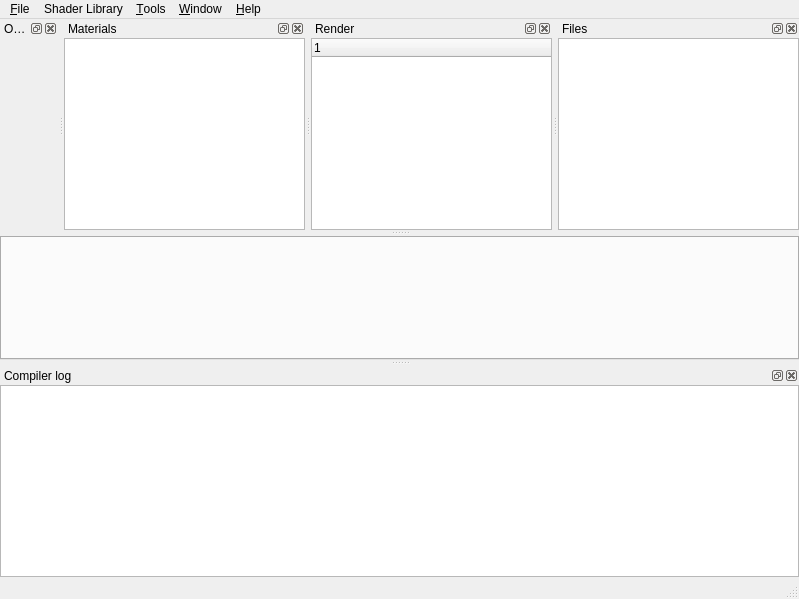
<?xml version="1.0" encoding="UTF-8"?>
<ui version="4.0">
 <class>MainWindow</class>
 <widget class="QMainWindow" name="MainWindow">
  <property name="geometry">
   <rect>
    <x>0</x>
    <y>0</y>
    <width>799</width>
    <height>599</height>
   </rect>
  </property>
  <property name="windowTitle">
   <string>GLSL Lab</string>
  </property>
  <property name="windowIcon">
   <iconset resource="../gfx/gfx.qrc">
    <normaloff>:/icons/logo.png</normaloff>:/icons/logo.png</iconset>
  </property>
  <widget class="QWidget" name="centralwidget">
   <layout class="QGridLayout" name="gridLayout">
    <property name="margin">
     <number>0</number>
    </property>
    <item row="0" column="0">
     <widget class="QTabWidget" name="editor_tabs">
      <property name="tabsClosable">
       <bool>true</bool>
      </property>
     </widget>
    </item>
   </layout>
  </widget>
  <widget class="QMenuBar" name="menubar">
   <property name="geometry">
    <rect>
     <x>0</x>
     <y>0</y>
     <width>799</width>
     <height>22</height>
    </rect>
   </property>
   <widget class="QMenu" name="menu_file">
    <property name="title">
     <string>&amp;File</string>
    </property>
    <addaction name="action_newproject"/>
    <addaction name="action_new"/>
    <addaction name="action_open"/>
    <addaction name="separator"/>
    <addaction name="action_saveproject"/>
    <addaction name="action_save"/>
    <addaction name="action_saveas"/>
    <addaction name="action_export"/>
    <addaction name="separator"/>
    <addaction name="action_quit"/>
   </widget>
   <widget class="QMenu" name="menu_Help">
    <property name="title">
     <string>&amp;Help</string>
    </property>
    <addaction name="action_about"/>
   </widget>
   <widget class="QMenu" name="menuShader_Library">
    <property name="title">
     <string>Shader Library</string>
    </property>
    <addaction name="action_libopen"/>
    <addaction name="action_libexample"/>
    <addaction name="action_import"/>
   </widget>
   <widget class="QMenu" name="menuTools">
    <property name="title">
     <string>&amp;Tools</string>
    </property>
    <addaction name="action_sandbox_compiler"/>
    <addaction name="action_autosave_layout"/>
    <addaction name="action_reset_layout"/>
    <addaction name="separator"/>
    <addaction name="action_reload"/>
   </widget>
   <widget class="QMenu" name="menu_Window">
    <property name="title">
     <string>&amp;Window</string>
    </property>
    <addaction name="action_glwidget"/>
    <addaction name="action_material_properties"/>
    <addaction name="action_render_properties"/>
    <addaction name="action_file_list"/>
    <addaction name="action_error_log"/>
   </widget>
   <addaction name="menu_file"/>
   <addaction name="menuShader_Library"/>
   <addaction name="menuTools"/>
   <addaction name="menu_Window"/>
   <addaction name="menu_Help"/>
  </widget>
  <widget class="QStatusBar" name="statusbar"/>
  <widget class="QDockWidget" name="errordock">
   <property name="minimumSize">
    <size>
     <width>84</width>
     <height>109</height>
    </size>
   </property>
   <property name="windowTitle">
    <string>Compiler log</string>
   </property>
   <attribute name="dockWidgetArea">
    <number>8</number>
   </attribute>
   <widget class="QTableWidget" name="error_list">
    <property name="editTriggers">
     <set>QAbstractItemView::NoEditTriggers</set>
    </property>
    <property name="showDropIndicator" stdset="0">
     <bool>false</bool>
    </property>
    <property name="selectionMode">
     <enum>QAbstractItemView::SingleSelection</enum>
    </property>
    <property name="selectionBehavior">
     <enum>QAbstractItemView::SelectRows</enum>
    </property>
    <property name="verticalScrollMode">
     <enum>QAbstractItemView::ScrollPerPixel</enum>
    </property>
    <property name="horizontalScrollMode">
     <enum>QAbstractItemView::ScrollPerPixel</enum>
    </property>
    <property name="showGrid">
     <bool>true</bool>
    </property>
    <property name="gridStyle">
     <enum>Qt::DotLine</enum>
    </property>
    <property name="rowCount">
     <number>0</number>
    </property>
    <property name="columnCount">
     <number>3</number>
    </property>
    <attribute name="horizontalHeaderVisible">
     <bool>false</bool>
    </attribute>
    <attribute name="horizontalHeaderMinimumSectionSize">
     <number>80</number>
    </attribute>
    <attribute name="horizontalHeaderStretchLastSection">
     <bool>true</bool>
    </attribute>
    <attribute name="verticalHeaderVisible">
     <bool>false</bool>
    </attribute>
    <column/>
    <column/>
    <column/>
   </widget>
  </widget>
  <widget class="QDockWidget" name="gldock">
   <property name="windowTitle">
    <string>OpenGL render</string>
   </property>
   <attribute name="dockWidgetArea">
    <number>4</number>
   </attribute>
   <widget class="GLWidget" name="gl_widget"/>
  </widget>
  <widget class="QDockWidget" name="shaderdock">
   <property name="windowTitle">
    <string>Materials</string>
   </property>
   <attribute name="dockWidgetArea">
    <number>4</number>
   </attribute>
   <widget class="MaterialProperties" name="material_properties">
    <property name="verticalScrollMode">
     <enum>QAbstractItemView::ScrollPerPixel</enum>
    </property>
    <property name="headerHidden">
     <bool>true</bool>
    </property>
   </widget>
  </widget>
  <widget class="QDockWidget" name="renderdock">
   <property name="features">
    <set>QDockWidget::AllDockWidgetFeatures</set>
   </property>
   <property name="windowTitle">
    <string>Render</string>
   </property>
   <attribute name="dockWidgetArea">
    <number>4</number>
   </attribute>
   <widget class="RenderPassProperties" name="renderpass_properties"/>
  </widget>
  <widget class="QDockWidget" name="filesdock">
   <property name="features">
    <set>QDockWidget::AllDockWidgetFeatures</set>
   </property>
   <property name="windowTitle">
    <string>Files</string>
   </property>
   <attribute name="dockWidgetArea">
    <number>4</number>
   </attribute>
   <widget class="FileList" name="filelist">
    <property name="selectionBehavior">
     <enum>QAbstractItemView::SelectRows</enum>
    </property>
    <property name="verticalScrollMode">
     <enum>QAbstractItemView::ScrollPerPixel</enum>
    </property>
    <property name="horizontalScrollMode">
     <enum>QAbstractItemView::ScrollPerPixel</enum>
    </property>
    <property name="sortingEnabled">
     <bool>true</bool>
    </property>
    <property name="columnCount">
     <number>1</number>
    </property>
    <attribute name="headerVisible">
     <bool>false</bool>
    </attribute>
    <column>
     <property name="text">
      <string notr="true">1</string>
     </property>
    </column>
   </widget>
  </widget>
  <action name="action_save">
   <property name="text">
    <string>&amp;Save File</string>
   </property>
   <property name="shortcut">
    <string>Ctrl+S</string>
   </property>
  </action>
  <action name="action_open">
   <property name="text">
    <string>&amp;Open Project...</string>
   </property>
   <property name="toolTip">
    <string>Open</string>
   </property>
   <property name="shortcut">
    <string>Ctrl+O</string>
   </property>
  </action>
  <action name="action_newproject">
   <property name="enabled">
    <bool>false</bool>
   </property>
   <property name="text">
    <string>&amp;New Project</string>
   </property>
   <property name="shortcut">
    <string>Ctrl+N</string>
   </property>
  </action>
  <action name="action_saveas">
   <property name="enabled">
    <bool>false</bool>
   </property>
   <property name="text">
    <string>Save File &amp;As...</string>
   </property>
   <property name="shortcut">
    <string>Ctrl+Shift+S</string>
   </property>
  </action>
  <action name="action_quit">
   <property name="enabled">
    <bool>false</bool>
   </property>
   <property name="text">
    <string>&amp;Quit</string>
   </property>
   <property name="shortcut">
    <string>Ctrl+Q</string>
   </property>
  </action>
  <action name="action_about">
   <property name="text">
    <string>&amp;About</string>
   </property>
  </action>
  <action name="action_new">
   <property name="enabled">
    <bool>false</bool>
   </property>
   <property name="text">
    <string>New &amp;File</string>
   </property>
  </action>
  <action name="action_saveproject">
   <property name="text">
    <string>Save Project</string>
   </property>
  </action>
  <action name="action_export">
   <property name="enabled">
    <bool>false</bool>
   </property>
   <property name="text">
    <string>Export...</string>
   </property>
  </action>
  <action name="action_libexample">
   <property name="enabled">
    <bool>false</bool>
   </property>
   <property name="text">
    <string>Open Example</string>
   </property>
  </action>
  <action name="action_libopen">
   <property name="enabled">
    <bool>false</bool>
   </property>
   <property name="text">
    <string>Open Library</string>
   </property>
  </action>
  <action name="action_import">
   <property name="enabled">
    <bool>false</bool>
   </property>
   <property name="text">
    <string>Import</string>
   </property>
  </action>
  <action name="action_autosave">
   <property name="checkable">
    <bool>true</bool>
   </property>
   <property name="checked">
    <bool>true</bool>
   </property>
   <property name="enabled">
    <bool>false</bool>
   </property>
   <property name="text">
    <string>Autosave Project</string>
   </property>
  </action>
  <action name="action_glwidget">
   <property name="checkable">
    <bool>true</bool>
   </property>
   <property name="checked">
    <bool>true</bool>
   </property>
   <property name="text">
    <string>OpenGL Render Window</string>
   </property>
  </action>
  <action name="action_material_properties">
   <property name="checkable">
    <bool>true</bool>
   </property>
   <property name="checked">
    <bool>true</bool>
   </property>
   <property name="text">
    <string>Material Properties</string>
   </property>
   <property name="toolTip">
    <string>Material Property Manager</string>
   </property>
  </action>
  <action name="action_error_log">
   <property name="checkable">
    <bool>true</bool>
   </property>
   <property name="checked">
    <bool>true</bool>
   </property>
   <property name="text">
    <string>Error Log</string>
   </property>
  </action>
  <action name="action_autosave_layout">
   <property name="checkable">
    <bool>true</bool>
   </property>
   <property name="checked">
    <bool>true</bool>
   </property>
   <property name="text">
    <string>Autosave Layout</string>
   </property>
  </action>
  <action name="action_reset_layout">
   <property name="enabled">
    <bool>false</bool>
   </property>
   <property name="text">
    <string>Reset Layout</string>
   </property>
  </action>
  <action name="action_render_properties">
   <property name="checkable">
    <bool>true</bool>
   </property>
   <property name="checked">
    <bool>true</bool>
   </property>
   <property name="text">
    <string>Render Properties</string>
   </property>
   <property name="toolTip">
    <string>Render Properties</string>
   </property>
  </action>
  <action name="action_file_list">
   <property name="checkable">
    <bool>true</bool>
   </property>
   <property name="checked">
    <bool>true</bool>
   </property>
   <property name="text">
    <string>File List</string>
   </property>
  </action>
  <action name="action_reload">
   <property name="text">
    <string>&amp;Reload Project File</string>
   </property>
   <property name="shortcut">
    <string>Ctrl+R</string>
   </property>
  </action>
  <action name="action_sandbox_compiler">
   <property name="checkable">
    <bool>true</bool>
   </property>
   <property name="checked">
    <bool>true</bool>
   </property>
   <property name="text">
    <string>&amp;Sandbox Compiler</string>
   </property>
   <property name="toolTip">
    <string>Use Sandbox Compiler</string>
   </property>
  </action>
 </widget>
 <customwidgets>
  <customwidget>
   <class>GLWidget</class>
   <extends>QWidget</extends>
   <header>glwidget.hpp</header>
  </customwidget>
  <customwidget>
   <class>MaterialProperties</class>
   <extends>QTreeWidget</extends>
   <header>properties.hpp</header>
  </customwidget>
  <customwidget>
   <class>RenderPassProperties</class>
   <extends>QTreeWidget</extends>
   <header>render_pass_properties.hpp</header>
  </customwidget>
  <customwidget>
   <class>FileList</class>
   <extends>QTreeWidget</extends>
  </customwidget>
 </customwidgets>
 <resources>
  <include location="../gfx/gfx.qrc"/>
 </resources>
 <connections/>
</ui>
